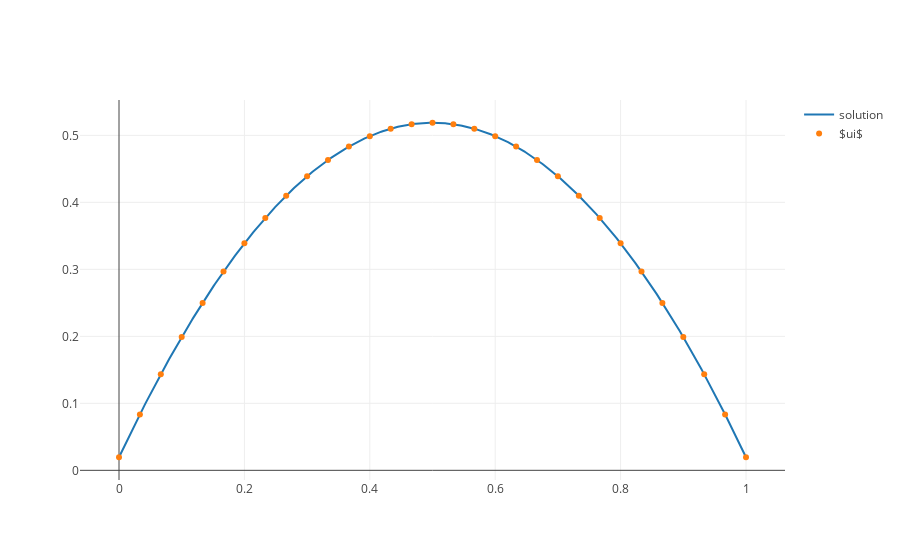

Notebook code for this chart:
### Markdown cell above
We now solve $Lui=f$ for $ui$

### Code cell
ui = spsolve(L, f)

x, u = interpolate(ui)


fig = go.Figure(data=[
    go.Scatter(x=x, y=u, mode='lines', name="solution"),
    go.Scatter(x=nodes, y=ui, mode='markers', name="$ui$"),
])
plotly.iplot(fig)

### Figure 1 — Plotly figure (JSON) as saved in the notebook; plotly's stock layout.template omitted (floating-point values rounded to 4 significant figures; data arrays with more than 128 entries replaced by an {"elided": "..."} marker saying what was removed)
{"data": [{"mode": "lines", "name": "solution", "type": "scatter", "uid": "ca504780-5809-4f53-ba0a-3b0a3b025c05", "x": {"elided": "500 float values"}, "y": {"elided": "500 float values"}}, {"mode": "markers", "name": "$ui$", "type": "scatter", "uid": "3c33a854-2c66-43e0-8e1c-9858925706f9", "x": [0, 0.1, 0.2, 0.3, 0.4, 0.5, 0.6, 0.7, 0.8, 0.9, 1, 0.03333, 0.06667, 0.1333, 0.1667, 0.2333, 0.2667, 0.3333, 0.3667, 0.4333, 0.4667, 0.5333, 0.5667, 0.6333, 0.6667, 0.7333, 0.7667, 0.8333, 0.8667, 0.9333, 0.9667], "y": [0.01952, 0.1989, 0.3389, 0.4389, 0.4989, 0.5189, 0.4989, 0.4389, 0.3389, 0.1989, 0.01952, 0.08344, 0.1434, 0.25, 0.2966, 0.3766, 0.41, 0.4633, 0.4833, 0.51, 0.5166, 0.5166, 0.51, 0.4833, 0.4633, 0.41, 0.3766, 0.2966, 0.25, 0.1434, 0.08344]}], "layout": {}}
